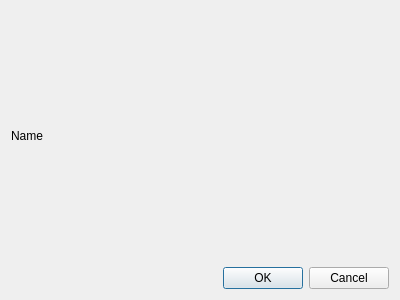
<?xml version="1.0" encoding="UTF-8"?>
<ui version="4.0">
 <class>Hop</class>
 <widget class="QDialog" name="Hop">
  <property name="geometry">
   <rect>
    <x>0</x>
    <y>0</y>
    <width>400</width>
    <height>300</height>
   </rect>
  </property>
  <property name="windowTitle">
   <string>Dialog</string>
  </property>
  <layout class="QVBoxLayout" name="verticalLayout">
   <item>
    <widget class="QLabel" name="label_name">
     <property name="text">
      <string>Name</string>
     </property>
    </widget>
   </item>
   <item>
    <widget class="QDialogButtonBox" name="buttonBox">
     <property name="orientation">
      <enum>Qt::Horizontal</enum>
     </property>
     <property name="standardButtons">
      <set>QDialogButtonBox::Cancel|QDialogButtonBox::Ok</set>
     </property>
    </widget>
   </item>
  </layout>
 </widget>
 <resources/>
 <connections>
  <connection>
   <sender>buttonBox</sender>
   <signal>accepted()</signal>
   <receiver>Hop</receiver>
   <slot>accept()</slot>
   <hints>
    <hint type="sourcelabel">
     <x>248</x>
     <y>254</y>
    </hint>
    <hint type="destinationlabel">
     <x>157</x>
     <y>274</y>
    </hint>
   </hints>
  </connection>
  <connection>
   <sender>buttonBox</sender>
   <signal>rejected()</signal>
   <receiver>Hop</receiver>
   <slot>reject()</slot>
   <hints>
    <hint type="sourcelabel">
     <x>316</x>
     <y>260</y>
    </hint>
    <hint type="destinationlabel">
     <x>286</x>
     <y>274</y>
    </hint>
   </hints>
  </connection>
 </connections>
</ui>
